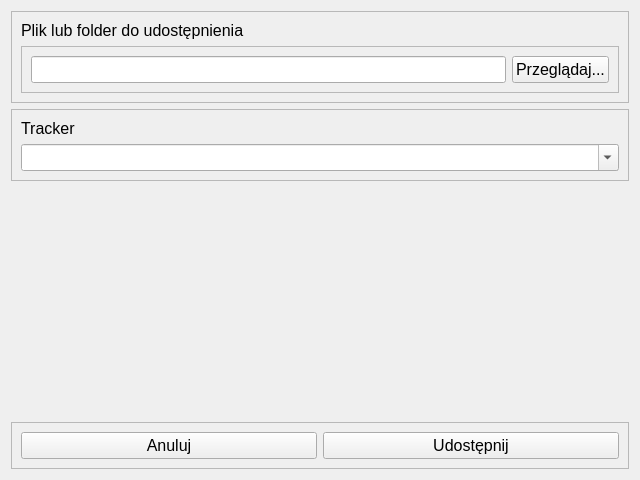
<?xml version="1.0" encoding="UTF-8"?>
<ui version="4.0">
 <class>ShareFileWindow</class>
 <widget class="QWidget" name="ShareFileWindow">
  <property name="windowModality">
   <enum>Qt::WindowModal</enum>
  </property>
  <property name="geometry">
   <rect>
    <x>0</x>
    <y>0</y>
    <width>640</width>
    <height>480</height>
   </rect>
  </property>
  <property name="font">
   <font>
    <pointsize>12</pointsize>
   </font>
  </property>
  <property name="windowTitle">
   <string>Udostępnij nowy plik</string>
  </property>
  <layout class="QVBoxLayout" name="verticalLayout">
   <item>
    <widget class="QFrame" name="frame">
     <property name="frameShape">
      <enum>QFrame::StyledPanel</enum>
     </property>
     <property name="frameShadow">
      <enum>QFrame::Raised</enum>
     </property>
     <property name="lineWidth">
      <number>2</number>
     </property>
     <layout class="QVBoxLayout" name="verticalLayout_2">
      <item>
       <widget class="QLabel" name="label">
        <property name="sizePolicy">
         <sizepolicy hsizetype="Preferred" vsizetype="Preferred">
          <horstretch>0</horstretch>
          <verstretch>0</verstretch>
         </sizepolicy>
        </property>
        <property name="text">
         <string>Plik lub folder do udostępnienia</string>
        </property>
       </widget>
      </item>
      <item>
       <widget class="QFrame" name="frame_2">
        <property name="sizePolicy">
         <sizepolicy hsizetype="Preferred" vsizetype="Preferred">
          <horstretch>0</horstretch>
          <verstretch>0</verstretch>
         </sizepolicy>
        </property>
        <property name="frameShape">
         <enum>QFrame::StyledPanel</enum>
        </property>
        <property name="frameShadow">
         <enum>QFrame::Raised</enum>
        </property>
        <layout class="QHBoxLayout" name="horizontalLayout">
         <item>
          <widget class="QLineEdit" name="lineEdit"/>
         </item>
         <item>
          <widget class="QPushButton" name="pushButton">
           <property name="sizePolicy">
            <sizepolicy hsizetype="Minimum" vsizetype="Fixed">
             <horstretch>0</horstretch>
             <verstretch>0</verstretch>
            </sizepolicy>
           </property>
           <property name="text">
            <string>Przeglądaj...</string>
           </property>
          </widget>
         </item>
        </layout>
       </widget>
      </item>
     </layout>
    </widget>
   </item>
   <item>
    <widget class="QFrame" name="frame_4">
     <property name="sizePolicy">
      <sizepolicy hsizetype="Preferred" vsizetype="Preferred">
       <horstretch>0</horstretch>
       <verstretch>0</verstretch>
      </sizepolicy>
     </property>
     <property name="frameShape">
      <enum>QFrame::StyledPanel</enum>
     </property>
     <property name="frameShadow">
      <enum>QFrame::Raised</enum>
     </property>
     <layout class="QVBoxLayout" name="verticalLayout_3">
      <item>
       <widget class="QLabel" name="label_2">
        <property name="text">
         <string>Tracker</string>
        </property>
       </widget>
      </item>
      <item>
       <widget class="QComboBox" name="comboBox">
        <property name="editable">
         <bool>true</bool>
        </property>
       </widget>
      </item>
     </layout>
    </widget>
   </item>
   <item>
    <spacer name="verticalSpacer">
     <property name="orientation">
      <enum>Qt::Vertical</enum>
     </property>
     <property name="sizeHint" stdset="0">
      <size>
       <width>20</width>
       <height>40</height>
      </size>
     </property>
    </spacer>
   </item>
   <item>
    <widget class="QFrame" name="frame_3">
     <property name="frameShape">
      <enum>QFrame::StyledPanel</enum>
     </property>
     <property name="frameShadow">
      <enum>QFrame::Raised</enum>
     </property>
     <layout class="QHBoxLayout" name="horizontalLayout_2">
      <item>
       <widget class="QPushButton" name="Cancel">
        <property name="text">
         <string>Anuluj</string>
        </property>
       </widget>
      </item>
      <item>
       <widget class="QPushButton" name="Share">
        <property name="text">
         <string>Udostępnij</string>
        </property>
       </widget>
      </item>
     </layout>
    </widget>
   </item>
  </layout>
 </widget>
 <resources/>
 <connections>
  <connection>
   <sender>pushButton</sender>
   <signal>clicked()</signal>
   <receiver>ShareFileWindow</receiver>
   <slot>getFiles()</slot>
   <hints>
    <hint type="sourcelabel">
     <x>586</x>
     <y>71</y>
    </hint>
    <hint type="destinationlabel">
     <x>481</x>
     <y>-13</y>
    </hint>
   </hints>
  </connection>
  <connection>
   <sender>Cancel</sender>
   <signal>clicked()</signal>
   <receiver>ShareFileWindow</receiver>
   <slot>hide()</slot>
   <hints>
    <hint type="sourcelabel">
     <x>200</x>
     <y>440</y>
    </hint>
    <hint type="destinationlabel">
     <x>192</x>
     <y>-8</y>
    </hint>
   </hints>
  </connection>
  <connection>
   <sender>Share</sender>
   <signal>clicked()</signal>
   <receiver>ShareFileWindow</receiver>
   <slot>hide()</slot>
   <hints>
    <hint type="sourcelabel">
     <x>442</x>
     <y>446</y>
    </hint>
    <hint type="destinationlabel">
     <x>384</x>
     <y>-10</y>
    </hint>
   </hints>
  </connection>
 </connections>
 <slots>
  <slot>getFiles()</slot>
 </slots>
</ui>
